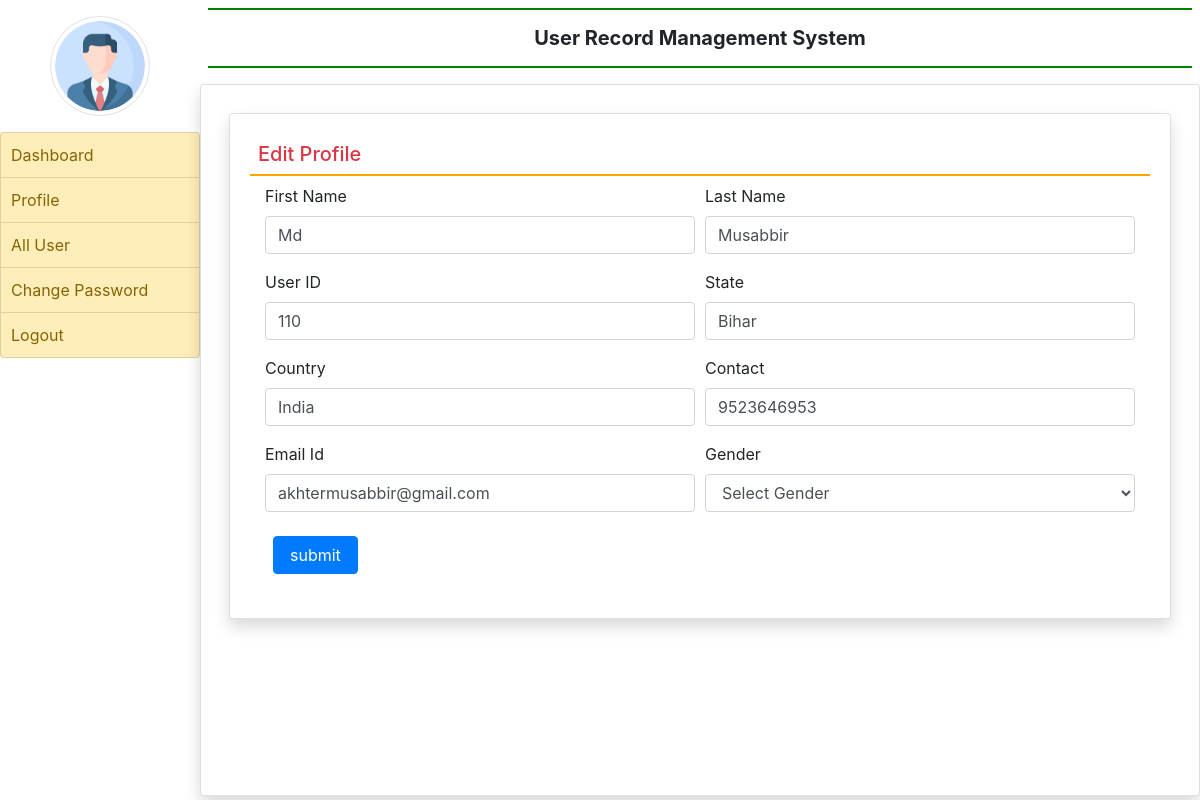
Screenshot of /edit_profile/1 (signed in) with the database file from the repository.
### users/models.py (models this page shows, shortened)
class UserDetail(models.Model):
    user=models.ForeignKey(User,on_delete=models.CASCADE)
    empcode=models.CharField(max_length=50)
    state=models.CharField(max_length=50,null=True)
    country=models.CharField(max_length=50,null=True)
    contact=models.CharField(max_length=15, null=True)
    gender=models.CharField(max_length=15, null=True)

### users/views.py (the view, shortened to what this page needs)
# urls.py: path('edit_profile/<int:pid>',edit_profile,name='edit_profile'),
def edit_profile(request,pid):
    if not request.user.is_authenticated:
        return redirect('user_login')
    error=""
    user=request.user
    users=UserDetail.objects.get(id=pid)
    return render(request,'edit_profile.html',locals())

### users/templates/edit_profile.html (shortened to what this page needs)
{% extends 'user_base.html' %}
{% block main%}
<div class="card shadow m-2">
    <div class="card-body">
       <h5 class="p-2 text-danger" style="border-bottom:2px solid orange;">Edit Profile </h5>
       <div class="container-fluid">
        <form method="post" name="signup">
            <div class="form-row">
                <div class="col-sm-6">
                    <div class="form-group">
                        <label for="">First Name</label>
                        <input type="text" name="firstname" class="form-control" placeholder="Enter first Name" pattern="[A-Za-z]+" value="{{users.user.first_name}}">
                    </div>
                </div>
                <div class="col-sm-6">
                    <div class="form-group">
                        <label for="">Last Name</label>
                        <input type="text" name="lastname" class="form-control" placeholder="Enter last Name" pattern="[A-Za-z]+"  value="{{users.user.last_name}}">
                    </div>
                </div>
                <div class="col-sm-6">
                    <div class="form-group">
                        <label for="">User ID</label>
                        <input type="text" name="empcode" class="form-control" placeholder="Enter User Id" pattern="[0-9]+" value="{{users.empcode}}" >
                    </div>
                </div>
                <div class="col-sm-6">
                    <div class="form-group">
                        <label for="">State</label>
                        <input type="text" name="state" class="form-control" placeholder="State" value="{{ users.state}}">
                    </div>
                </div>
                <div class="col-sm-6">
                    <div class="form-group">
                        <label for="">Country</label>
                        <input type="text" name="country" class="form-control" placeholder="Country" value="{{ users.country}}">
                    </div>
                </div>
                <div class="col-sm-6">
                    <div class="form-group">
                        <label for="">Contact</label>
                        <input type="text" name="contact" class="form-control" placeholder="Contact Number" value="{{ users.contact}}">
                    </div>
                </div>
                <div class="col-sm-6">
                    <div class="form-group">
                        <label for="">Email Id</label>
                        <input type="email" name="email" class="form-control" placeholder="Email id" value="{{ users.user.username}}">
                    </div>
                </div>
                <div class="col-sm-6">
                    <div class="form-group">
                        <label for="">Gender</label>
                        <select name="gender" class="form-control">
                            <option value="None">Select Gender</option>
                        </select>
                    </div>
                </div>
            </div>
            <input type="submit" value="submit" class="m-2 px-3 btn btn-primary">
        </form>
       </div>
    </div>
</div>
{% endblock%}

### rows the page displays
UserDetail: firstname "Md", lastname "Musabbir", empcode "110", state "Bihar", country "India", contact "9523646953", email "akhtermusabbir@gmail.com"
